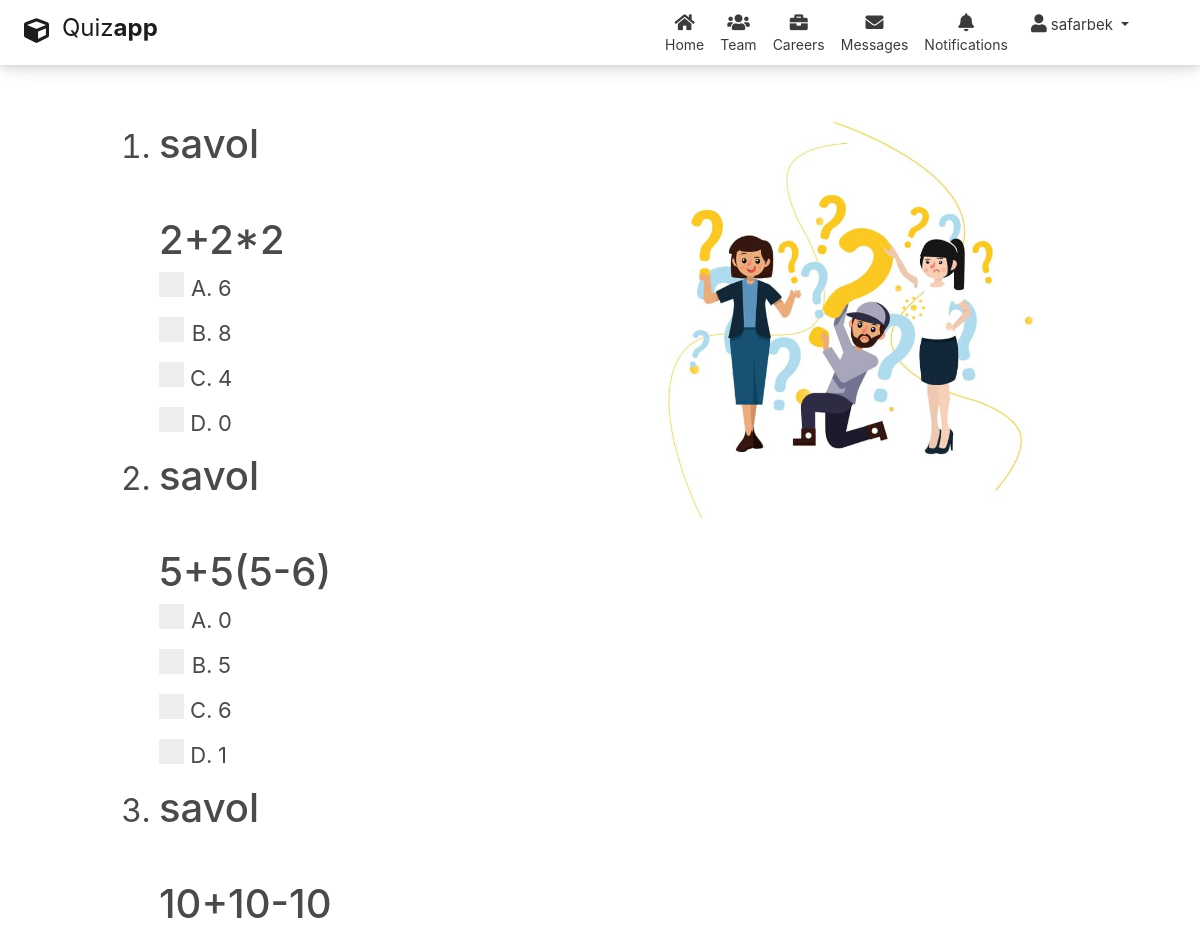
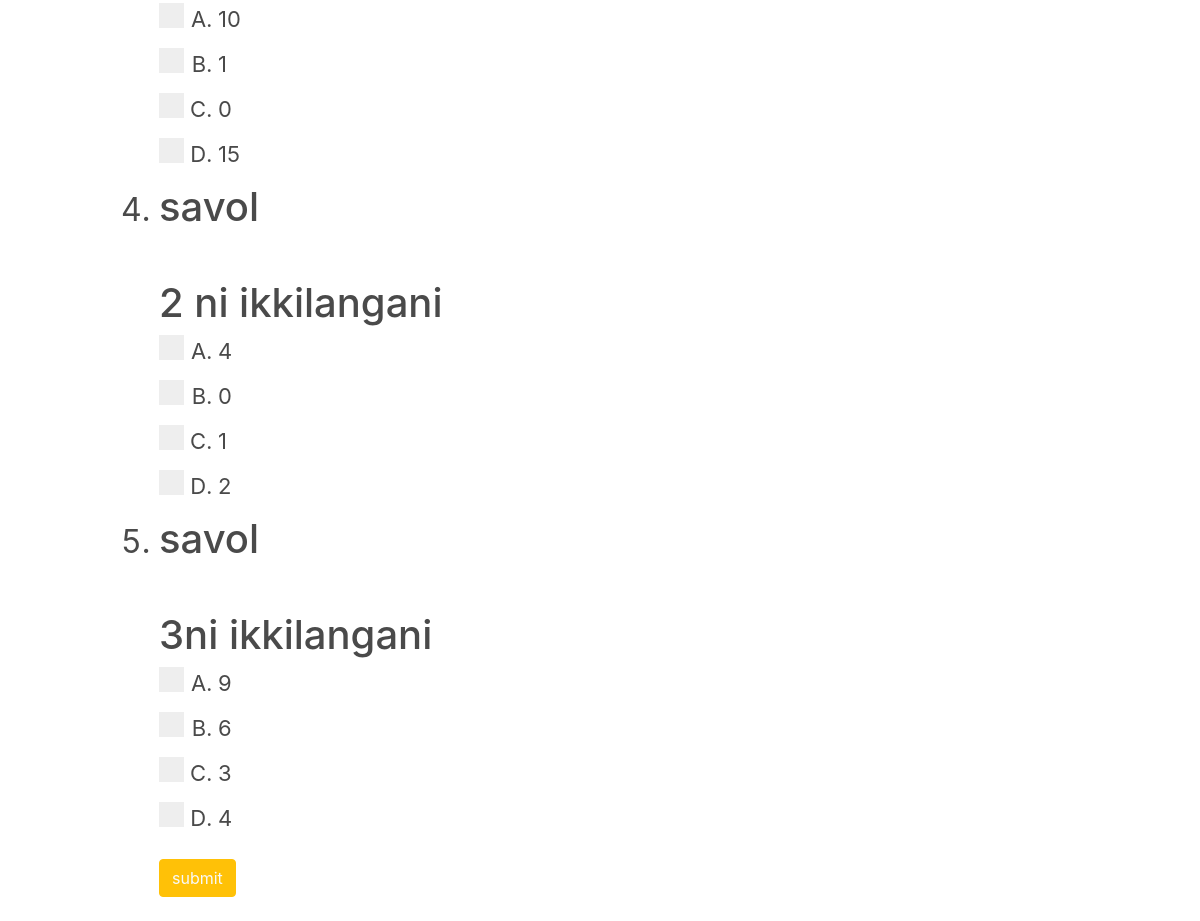
The app's page /quiz/ (signed in) with its own data (2 pictures, top to bottom).
### main/models.py (models this page shows, shortened)
class Updated(models.Model):
    date_updated = models.DateTimeField(
        verbose_name=_("Last Updated"), auto_now=True)
    class Meta:
        abstract = True

class Question(Updated):
    class Meta:
        verbose_name = _("Question")
        verbose_name_plural = _("Questions")
        ordering = ['id']
    quiz = models.ForeignKey(Quizzes, related_name='question', on_delete=models.CASCADE)
    title = models.CharField(max_length=255, verbose_name=_("Title"))
    slug = models.SlugField('*', max_length=15, unique=True)
    date_created = models.DateTimeField(auto_now_add=True, verbose_name=_("Date Created"))
    is_active = models.BooleanField(default=False, verbose_name=_("Active Status"))

class Answer(Updated):
    class Meta:
        verbose_name = _("Answer")
        verbose_name_plural = _("Answers")
        ordering = ['id']
    question = models.ForeignKey(Question, related_name='answer', on_delete=models.CASCADE)
    answer_text = models.CharField(max_length=255, verbose_name=_("Answer Text"))
    is_right = models.BooleanField(default=False)

### main/views.py (the view)
# urls.py: path('quiz/', QuizView.as_view(), name='quiz'),
class QuizView(LoginRequiredMixin, ListView):
    model = Question
    template_name = 'quiz.html'
    context_object_name = "Question"

### templates/quiz.html (shortened to what this page needs)
{% extends "base.html" %}
{% load static %}
{% block content %}
<br><br><br><br>
<div class=" row  offset-sm-1 container">
  <div class="col-md-6 col-xl-6 p-5">
    <ol>
      {% for quiz in Question %}
      <li class="quiz">
        <h2 class="h1 mb-md-5">savol</h2>
        <p class=" h1 text-400">{{ quiz.title}}</p>
          <ol type="A">
            {% for answer in quiz.answer.all %}
            <label class="radio-input">
                <li class="ml-5">
                {{answer.answer_text}}
                <span class="checkmark"></span>
              </li>
              </label>
            {% endfor %}
          </ol>
        </li>
        {% endfor %}
    </ol>
    <div class="d-flex align-items-start mt-5">
      <div>
          <button class="btn btn-warning text-light submit">
           submit
          </button>
      </div>
    </div>
  </div>
  <div class="col-md-6">
    <img src="/static/image/header.jpg" alt="">
  </div>
</div>
{% endblock content %}

### templates/base.html (shortened to what this page needs)
<!DOCTYPE html>
<html lang="en">
<head>
    <link rel="stylesheet" href="https://stackpath.bootstrapcdn.com/bootstrap/4.5.0/css/bootstrap.min.css">
    <link rel="stylesheet" href="/static/css/style.css">
    <link rel="stylesheet" href="https://pro.fontawesome.com/releases/v5.10.0/css/all.css"/>
    <link rel="stylesheet" href="https://cdn.jsdelivr.net/npm/bulma@0.9.3/css/bulma.min.css">
</head>
<body>
    <nav class="navbar navbar-expand-xl text-yellow">
        <a href="/" class="navbar-brand"><i class="fa fa-cube p-2"></i>Quiz<b>app</b></a>
        <div id="navbarCollapse" class="collapse navbar-collapse justify-content-start">
            <div class="navbar-nav ml-auto text-yellow">
                <a href="/" class="nav-item nav-link active"><i class="fa fa-home"></i><span>Home</span></a>
                <a href="/" class="nav-item nav-link"><i class="fas fa-users"></i><span>Team</span></a>
                <a href="/" class="nav-item nav-link"><i class="fas fa-briefcase"></i><span>Careers</span></a>
                <a href="/" class="nav-item nav-link"><i class="fas fa-envelope"></i><span>Messages</span></a>
                <a href="/" class="nav-item nav-link"><i class="fas fa-bell"></i><span>Notifications</span></a>
                {% if request.user.is_authenticated %}
                    <div class="nav-item dropdown">
                        <a href="#" data-toggle="dropdown" class="nav-item nav-link dropdown-toggle user-action">
                            <i class="fas fa-user fa-xl"></i>
                            {{ request.user }} <b class="caret"></b></a>
                    </div>
                    {% else %}
                    <a href="/login" class="nav-item nav-link"><button class="">login</button></a>
                    {% endif %}
                    <a class="nav-item nav-link mr-5"></a>
                </div>
            </div>
        </nav>
        {% block content %}
        {% endblock content %}
</body>
</html>

### staticfiles/css/style.css (style rules this page uses)
body { height: 100%; margin: 0; overflow-x: hidden; }
.navbar { width: 100vw; padding: 5px 16px; position: fixed !important; border-radius: 0; border: none; box-shadow: 0 0 10px #3B3B3B33, 0 0 20px #3B3B3B22, 0 0 30px #3B3B3B11; }
.navbar .navbar-brand { color: #1d1d1d; padding-left: 0; padding-right: 50px; font-size: 24px; }
.navbar .navbar-brand i { font-size: 25px; margin-right: 5px; }
.navbar .nav-item i, .navbar .nav-item a { color: #3B3B3B; font-size: 18px; }
.navbar .nav-item span { position: relative; top: 3px; }
.navbar .navbar-nav > a { color: #3B3B3B; padding: 8px 15px; font-size: 14px; }
.navbar .navbar-nav>a>i { display: block; text-align: center; }
.navbar .navbar-nav .user-action { padding: 9px 15px; font-size: 15px; }
.radio-input { display: block; position: relative; padding-left: 35px; margin-bottom: 12px; cursor: pointer; font-size: 22px; -webkit-user-select: none; -moz-user-select: none; -ms-user-select: none; user-select: none; }
.checkmark { position: absolute; top: 0; left: 0; height: 25px; width: 25px; background-color: #eee; }
.checkmark:after { content: ""; position: absolute; display: none; }
.radio-input .checkmark:after { left: 9px; top: 5px; width: 5px; height: 10px; border: solid white; border-width: 0 3px 3px 0; -webkit-transform: rotate(45deg); -ms-transform: rotate(45deg); transform: rotate(45deg); }
li.quiz::marker { font-size: xx-large !important; }

### records on screen
Question: title "2+2*2"
Answer: answer_text "6"
Answer: answer_text "8"
Answer: answer_text "4"
Answer: answer_text "0"
Question: title "5+5(5-6)"
Answer: answer_text "0"
Answer: answer_text "5"
Answer: answer_text "6"
Answer: answer_text "1"
Question: title "10+10-10"
Answer: answer_text "10"
Answer: answer_text "1"
Answer: answer_text "0"
Answer: answer_text "15"
Question: title "2 ni ikkilangani"
Answer: answer_text "4"
Answer: answer_text "0"
Answer: answer_text "1"
Answer: answer_text "2"
Question: title "3ni ikkilangani"
Answer: answer_text "9"
Answer: answer_text "6"
Answer: answer_text "3"
Answer: answer_text "4"

### other values on screen
{{ request.user }} "safarbek"
